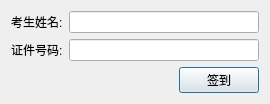
<?xml version="1.0" encoding="UTF-8"?>
<ui version="4.0">
 <class>InputDialog</class>
 <widget class="QDialog" name="InputDialog">
  <property name="geometry">
   <rect>
    <x>0</x>
    <y>0</y>
    <width>270</width>
    <height>101</height>
   </rect>
  </property>
  <property name="windowTitle">
   <string>人工签到</string>
  </property>
  <layout class="QGridLayout" name="gridLayout">
   <item row="1" column="1">
    <widget class="QLineEdit" name="idCardNoLineEdit"/>
   </item>
   <item row="1" column="0">
    <widget class="QLabel" name="label_2">
     <property name="text">
      <string>证件号码:</string>
     </property>
    </widget>
   </item>
   <item row="0" column="0">
    <widget class="QLabel" name="label">
     <property name="text">
      <string>考生姓名:</string>
     </property>
    </widget>
   </item>
   <item row="0" column="1">
    <widget class="QLineEdit" name="nameLineEdit"/>
   </item>
   <item row="2" column="0" colspan="2">
    <layout class="QHBoxLayout" name="horizontalLayout">
     <item>
      <spacer name="horizontalSpacer">
       <property name="orientation">
        <enum>Qt::Horizontal</enum>
       </property>
       <property name="sizeHint" stdset="0">
        <size>
         <width>40</width>
         <height>20</height>
        </size>
       </property>
      </spacer>
     </item>
     <item>
      <widget class="QPushButton" name="signInButton">
       <property name="minimumSize">
        <size>
         <width>80</width>
         <height>0</height>
        </size>
       </property>
       <property name="text">
        <string>签到</string>
       </property>
      </widget>
     </item>
    </layout>
   </item>
   <item row="3" column="0">
    <spacer name="verticalSpacer">
     <property name="orientation">
      <enum>Qt::Vertical</enum>
     </property>
     <property name="sizeHint" stdset="0">
      <size>
       <width>20</width>
       <height>40</height>
      </size>
     </property>
    </spacer>
   </item>
  </layout>
 </widget>
 <resources/>
 <connections/>
</ui>
